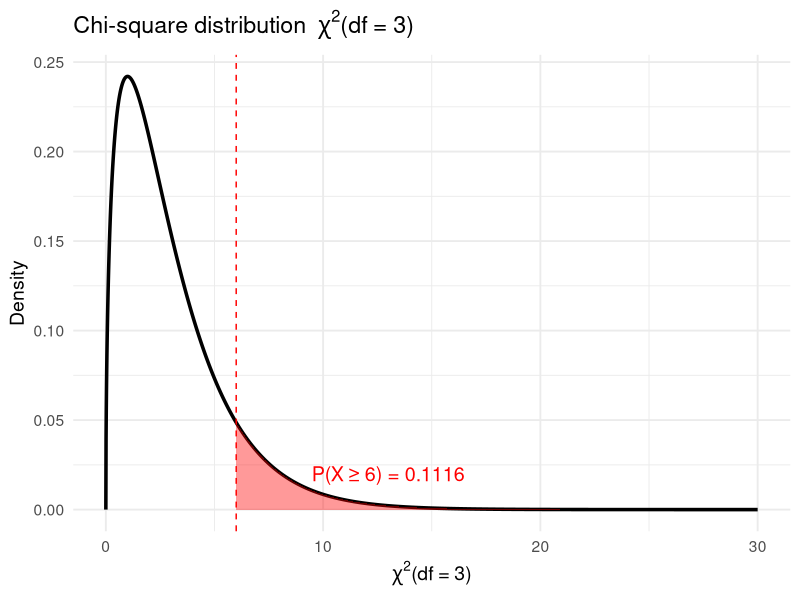

Reproduce this figure in R.

# Exercise 5 – NHST, QM1
# proportions test 2
#
# • Use the data from the smokers proportions test example above.
#   (Here we only need the chi-square distribution part.)
#
# • Draw a χ² distribution with 3 degrees of freedom
#   and calculate the probability of observing a value of 12.6 or larger.
#
# • Plot the density curve using ggplot and shade the area
#   corresponding to X ≥ 12.6.


library(ggplot2)
library(dplyr)

# Degrees of freedom
df <- 3

# Threshold
x0 <- 12.6
x0 <- 6

# Probability of X ≥ 12.6 under χ²(df = 3)
p_value <- pchisq(x0, df = df, lower.tail = FALSE)
p_value

# Create data frame for plotting
x_vals <- seq(0, 30, by = 0.01)

df_plot <- data.frame(
  x = x_vals,
  density = dchisq(x_vals, df = df),
  shade = x_vals >= x0
)

ggplot(df_plot, aes(x = x, y = density)) +
  geom_line(size = 1.2) +
  geom_area(data = subset(df_plot, shade == TRUE),
            aes(x = x, y = density),
            fill = "red", alpha = 0.4) +
  geom_vline(xintercept = x0, linetype = "dashed", color = "red") +
  annotate("text", x = x0 + 7, y = 0.02,
           label = paste0("P(X ≥ ", x0, ") = ", round(p_value, 4)),
           color = "red", size = 5) +
  labs(title = expression(paste("Chi-square distribution  ", 
                                chi^2, "(df = 3)")),
       x = expression(paste(chi^2, "(df = 3)")),
       y = "Density") +
  theme_minimal(base_size = 14)
